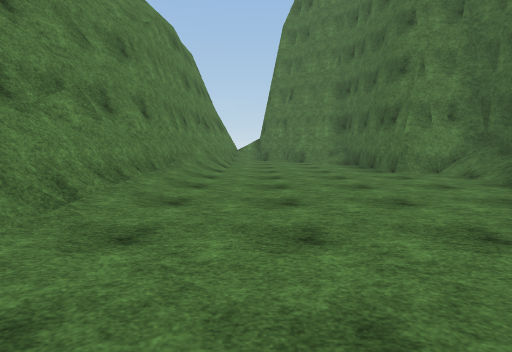
[1] (above)

12 first-person views from a walk through a Unity game level. The camera is 1.3 m above the floor, tilts 6° down and sees 80° across. The floor is counted in squares, 2 m on a side. Each view is taken from the middle of a square. On the plan, view 1 faces up. The plan holds only what a view shows up to about 10 squares ahead; the rest is blank. The place goes on beyond the plan. Surface patterns are stand-ins for the level's own textures.

[2]
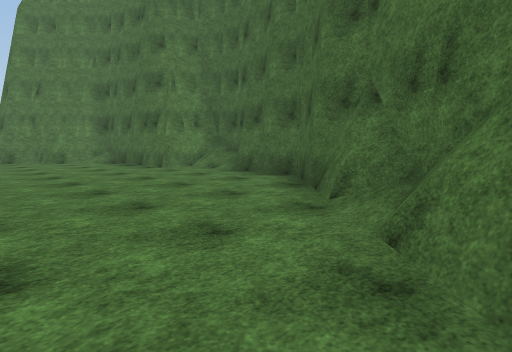

[3]
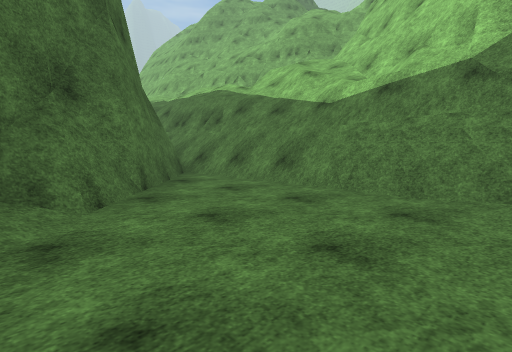

[4]
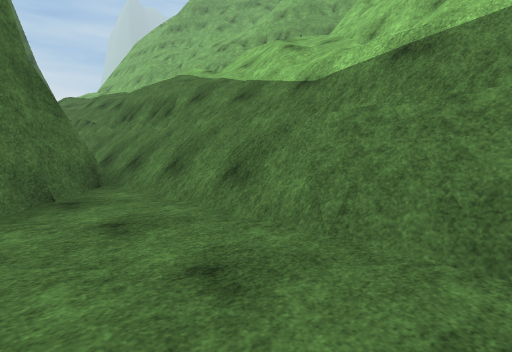

[5]
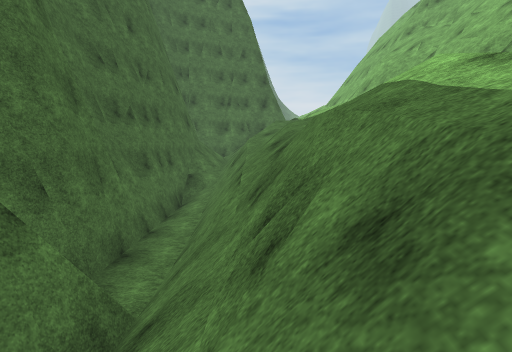

[6]
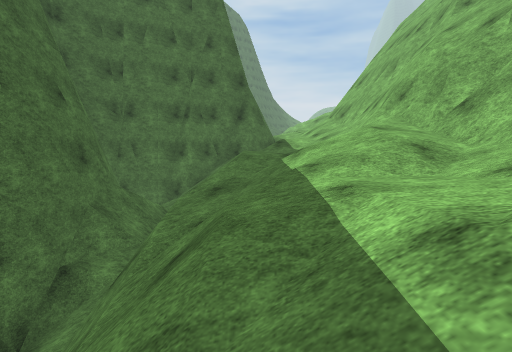

[7]
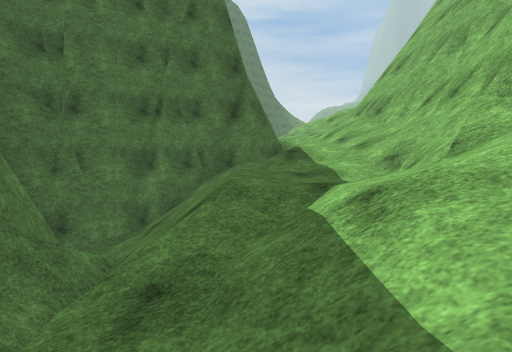

[8]
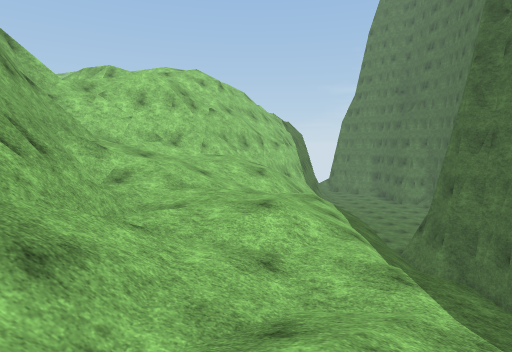

[9]
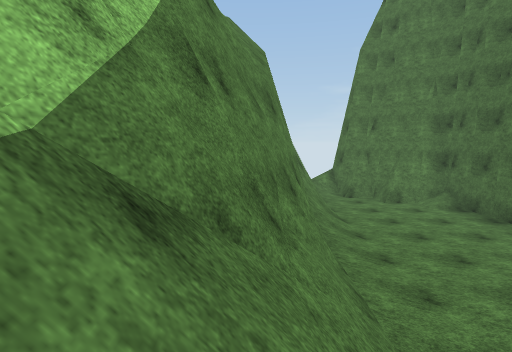

[10]
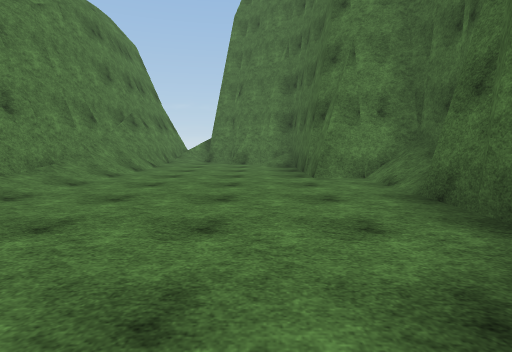

[11]
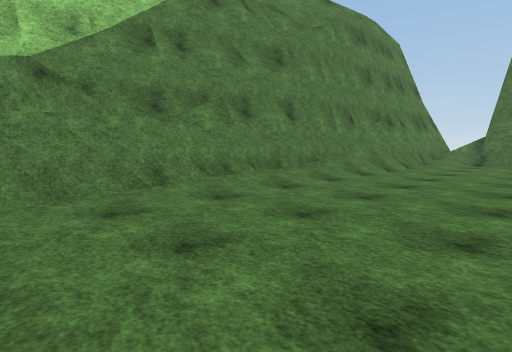

[12]
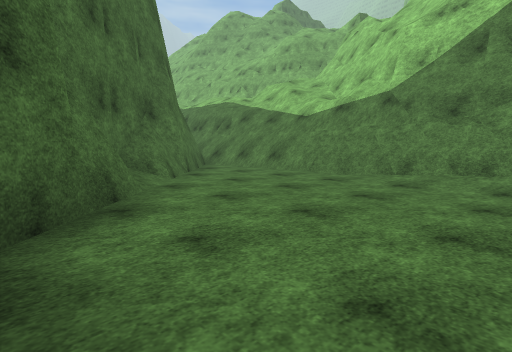

### Floor plan
Key: @ floor where view 1 was taken; # wall or solid block; . main floor; : floor 4 m higher than the main floor; + floor 4.75 m higher than the main floor; * floor 5.5 m higher than the main floor; % floor 6.5 m higher than the main floor; & floor 8 m higher than the main floor; / step, stairs or slope; = window, fence, low wall or low ledge; v drop or lower ground.
Columns run from 11 left of view 1 to 5 right of it. Each row starts with its distance up from view 1.
 11           #.###
 10          ##...#
  9          #....#
  8          #....#
  7          #....###
  6          #......#
  5         ##......#
  4        ###.....##
  3        #=#.....#
  2       ##/=....##
  1       #///....#
  0      ##://.@.##
 -1    ###////.###
 -2  ####//////#
 -3 ###/%/////##
 -4 #=/%%///#/#
 -5 ##&///+/#/#
 -6  #////+/#=#
 -7  ##%%%///##
 -8   #/*%///##
 -9   ##//+//#
-10   ##/////#
-11    #/////##
-12    ##////###
-13    ##=/+///#
-14     ##++//##
-15     #/////##
-16     #/%///v#
-17     #////###
-18     #//###
-19     #//#

Where each view was taken, in squares from view 1:
view 1: 0 up, 0 right, facing up
view 2: 1 down, 1 left, facing up-right
view 3: 3 up, 2 right, facing down-left
view 4: 2 up, 0 right, facing down-left
view 5: 2 down, 3 left, facing down
view 6: 7 down, 4 left, facing down
view 7: 10 down, 4 left, facing down
view 8: 12 down, 6 left, facing up
view 9: 1 up, 3 left, facing up
view 10: 1 up, 2 right, facing up
view 11: 1 up, 2 right, facing up-left
view 12: 5 up, 4 right, facing down-left
